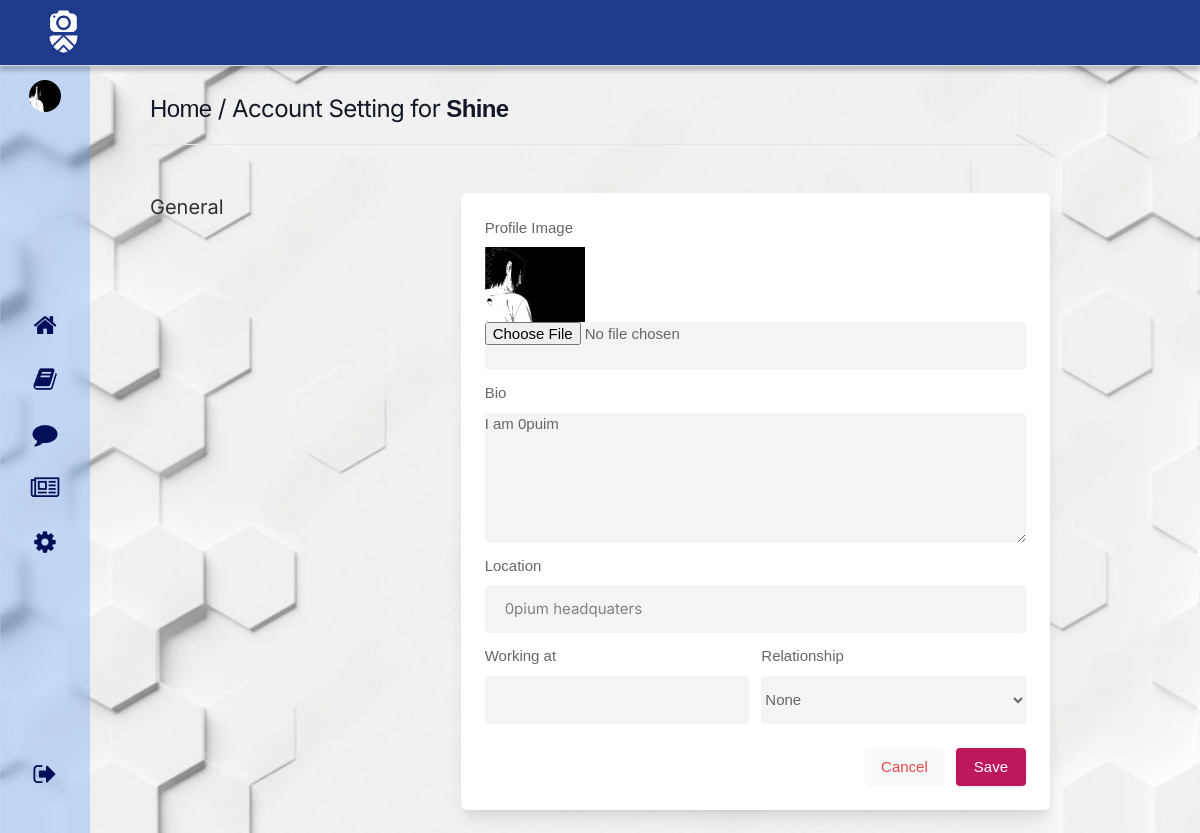
The app's page /settings (signed in) with its own data.
### main/models.py (models this page shows, shortened)
class Profile(models.Model):
    user = models.OneToOneField(User, on_delete=models.CASCADE)
    id_user = models.IntegerField()
    bio = models.TextField(blank=True)
    profileimg = models.ImageField(upload_to='profile_images', default='blank-profile-picture.png')
    location = models.CharField(max_length=100, blank=True)

### main/views.py (the view, shortened to what this page needs)
# urls.py: path('settings', views.settings, name='settings'),
@login_required(login_url='login_or_register')
def settings(request):
    user_profile = Profile.objects.get(user=request.user)
    return render(request, 'setting.html',{'user_profile': user_profile})

### templates/setting.html (shortened to what this page needs)
{% extends 'index.html' %}
{% load static %}
{% block content %}
            <nav >
                <div class="mock">
                <div class="fixed" style="background:rgb(30 58 138);">
                <div class="nav-content">
                    <span style="color: rgb(255, 255, 255); font-size: 27px; margin-right: 60px;"><a href="/"><b><img style="width: 70px; height: 70px; margin-left: 30px; margin-top: 10px;"src="{% static 'assets/images/icon.png' %}" /></b></a></span>
                </div>
                </div>
            </nav>
            <div class="container m-auto " style="margin-top: 40px;">
                <h1 class="text-2xl leading-none text-gray-900 tracking-tight mt-3"><a href="/">Home</a> / Account Setting for <b>{{user.username}}</b></h1>
                <br>
                <hr>
                <div class="grid lg:grid-cols-3 mt-12 gap-8">
                    <div>
                        <h3 class="text-xl mb-2"> General</h3>
                    </div>
                    <div class="bg-white rounded-md lg:shadow-lg shadow col-span-2">
                    <form action="" method="POST" enctype="multipart/form-data">
                       <div class="grid grid-cols-2 gap-3 lg:p-6 p-4">
                        <div class="col-span-2">
                            <label for=""> Profile Image</label>
                            <img src="{{user_profile.profileimg.url}}" width="100" height="100"/>
                            <input type="file" name="image" value="" class="shadow-none bg-gray-100">
                        </div>
                            <div class="col-span-2">
                                <label for="about">Bio</label>
                                <textarea id="bio" name="bio" rows="3"  class="shadow-none bg-gray-100">{{user_profile.bio}}</textarea>
                            </div>
                            <div class="col-span-2">
                                <label for=""> Location</label>
                                <input type="text" name="location" value="{{user_profile.location}}" class="shadow-none bg-gray-100">
                            </div>
                            <div>
                               <label for=""> Working at</label>
                               <input type="text" placeholder="" class="shadow-none bg-gray-100">
                            </div>
                            <div>
                               <label for=""> Relationship </label>
                               <select id="relationship" name="relationship"  class="shadow-none bg-gray-100">
                                <option value="0">None</option>
                              </select>
                            </div>
                       </div>
                       <div class="bg-gray-10 p-6 pt-0 flex justify-end space-x-3">
                           <button class="p-2 px-4 rounded bg-gray-50 text-red-500"><a href="/">Cancel</a>  </button>
                           <button type="submit" class="button bg-blue-700"> Save </button>
                       </div>
                    </form>
                    </div>
                    </div>
                    <br>
                </div>
{% endblock %}

### templates/index.html (shortened to what this page needs)
{% load static %}
<!DOCTYPE html>
<html lang="en">
<head>
    <link rel="stylesheet" href="{% static 'assets/css/style.css' %}">
    <link rel="stylesheet" href="{% static 'assets/css/icons.css' %}">
    <link rel="stylesheet" href="{% static 'assets/css/uikit.css' %}">
    <link rel="stylesheet" href="{% static 'assets/css/tailwind.css' %}">
    <link rel="stylesheet" href="{% static 'assets/css/home.css' %}">
    <link rel="stylesheet" href="https://cdnjs.cloudflare.com/ajax/libs/font-awesome/4.7.0/css/font-awesome.min.css">
    <link rel="stylesheet" href="{% static 'assets/css/chat.css' %}">
</head>
<body>
    <div class="side-nav">
        <div class="user">
            <img src="{{user_profile.profileimg.url}}" alt="" class="user-img" />
        </div>
        <ul class="navbar-list">
            <li class="menu-item">
                <a href="/">
                    <span><i class="fa fa-home"></i></span>
                </a>
            </li>
            <li class="menu-item">
                <a href="/Library">
                    <span><i class="fa fa-book"></i></span>
                </a>
            </li>
            <li class="menu-item ">
                <a href="{% url 'messages' %}">
                    <span><i class="fa fa-comment"></i></span>
                </a>
            </li>
            <li class="menu-item">
                <a href="#">
                    <span><i class="fa fa-newspaper-o"></i></span>
                </a>
            </li>
            <li class="menu-item">
                <a href="/settings">
                    <span><i class="fa fa-cog"></i></span>
                </a>
            </li>
        </ul>
        <ul class="navbar-list">
            <li class="menu-item">
                <a href="logout">
                    <span><i class="fa fa-sign-out"></i></span>
                </a>
            </li>
        </ul>
    </div>
    {% block content %}{% endblock %}
</body>
</html>

### static/assets/css/style.css (style rules this page uses)
* { margin: 0; padding: 0; box-sizing: border-box; font-family: "Poppins", sans-serif; }
body { background-color: #001e52!important; }
button { vertical-align: middle; }
span.button, button.button { background-color: #be185d; top: 0; color: #fff; position: relative; padding: 8px 18px; line-height: 22px; position: relative; font-weight: 500; font-size: 15px; display: inline-block; -webkit-transition: all 0.2s ease-in-out; transition: all 0.2s ease-in-out; cursor: pointer; overflow: hidden; border: none; border-radius: 4px; -webkit-box-shadow: 0 1px 3px rgba(0, 0, 0, 0.1); box-shadow: 0 1px 3px rgba(0, 0, 0, 0.1); }
input { height: 48px; line-height: 48px; padding: 0 20px; outline: none; font-size: 15px; color: #808080; max-width: 100%; width: 100%; -webkit-box-sizing: border-box; box-sizing: border-box; display: block; font-weight: 400; opacity: 1; border-radius: 4px; border: none; -webkit-box-shadow: 0 1px 4px 0px rgba(0, 0, 0, 0.12); box-shadow: 0 1px 4px 0px rgba(0, 0, 0, 0.12); }
input[type="text"], input[type="password"], input[type="email"], input[type="number"] { height: 48px; line-height: 48px; padding: 0 20px; outline: none; font-size: 15px; color: #808080; max-width: 100%; width: 100%; -webkit-box-sizing: border-box; box-sizing: border-box; display: block; font-weight: 400; opacity: 1; border-radius: 4px; border: none; -webkit-box-shadow: 0 1px 4px 0px rgba(0, 0, 0, 0.12); box-shadow: 0 1px 4px 0px rgba(0, 0, 0, 0.12); }
textarea { height: 48px; line-height: 48px; padding: 0 20px; outline: none; font-size: 15px; color: #808080; margin: 0 0 16px 0; max-width: 100%; width: 100%; -webkit-box-sizing: border-box; box-sizing: border-box; display: block; background-color: #fff; font-weight: 500; opacity: 1; border-radius: 4px; border: none; -webkit-box-shadow: 0 1px 4px 0px rgba(0, 0, 0, 0.12); box-shadow: 0 1px 4px 0px rgba(0, 0, 0, 0.12); }
select { height: 48px; line-height: 48px; padding: 0 20px; outline: none; font-size: 15px; color: #808080; margin: 0 0 16px 0; max-width: 100%; width: 100%; -webkit-box-sizing: border-box; box-sizing: border-box; display: block; background-color: #fff; font-weight: 500; opacity: 1; border-radius: 4px; border: none; -webkit-box-shadow: 0 1px 4px 0px rgba(0, 0, 0, 0.12); box-shadow: 0 1px 4px 0px rgba(0, 0, 0, 0.12); padding: 15px 18px; cursor: pointer; }
input { -webkit-transition: all 0.1s ease-in-out; transition: all 0.1s ease-in-out; }
::placeholder { color: #808080; opacity: 1; }
textarea { height: auto; line-height: 27px; padding: 20px; min-height: 130px; -webkit-transition: none !important; transition: none !important; min-width: 100%; }
label, legend { display: block; font-weight: bold; font-size: 15px; font-weight: 500; margin-bottom: 8px; }
button { border: none; margin: 0; padding: 0; width: auto; overflow: visible; background: transparent; color: inherit; font: inherit; line-height: normal; cursor: pointer; }
a { color: #be185d; -webkit-transition: 0.3s; transition: 0.3s; outline: none !important; }
button { outline: none !important; }
img { max-width: 100%; }
body { color: #666; font-size: 15px !important; line-height: 27px; background-color: #f0f2f5; font-family: "Inter", sans-serif; text-transform: none; }
h1, h2, h3, h4, h5, h6 { font-family: "Inter", sans-serif; text-transform: none; }
input[type="text"], input[type="password"], input[type="email"] { font-family: "Inter", sans-serif; text-transform: none; }
textarea, select { font-family: "Inter", sans-serif; text-transform: none; }
button, body .pac-container { font-family: "Inter", sans-serif; text-transform: none; }
h1, h2, h3, h4, h5, h6 { color: #333; font-weight: 500; margin: 0; padding: 0; }
h1 { font-size: 32px; }
h3 { font-size: 22px; }
b, strong { font-weight: 700 !important; }
@media (min-width: 1024px) { .container { max-width: 900px !important; padding-top: 45px; } }
.shadow-none { -webkit-box-shadow: none !important; box-shadow: none !important; }
nav .nav-content { max-width: 100%; height: 60px; display: flex; justify-content: space-between; align-items: center; }
nav .fixed { position: fixed; top: 0; width: 100%; background: rgb(5, 13, 177); border-bottom: 1px solid hsl(0, 0%, 86%); z-index: 1; box-shadow: 0 5px 4px 0 rgba(0,0,0,.2); height: 66px; }

### static/assets/css/chat.css (style rules this page uses)
:root { --color-white:hsl(255,30%, 100%); --border-radius: 2rem; --card-border-radius:1rem; --btn-padding: 0.6rem 2rem; --search-padding: 0.6rem 1rem; --card-padding: 1rem; --sticky-top-left:5.4rem; --sticky-top-right:-18rem; }

### records on screen
Profile: profileimg (picture), bio "I am 0puim", location "0pium headquaters"

### other values on screen
{{ user.username }} "Shine"
